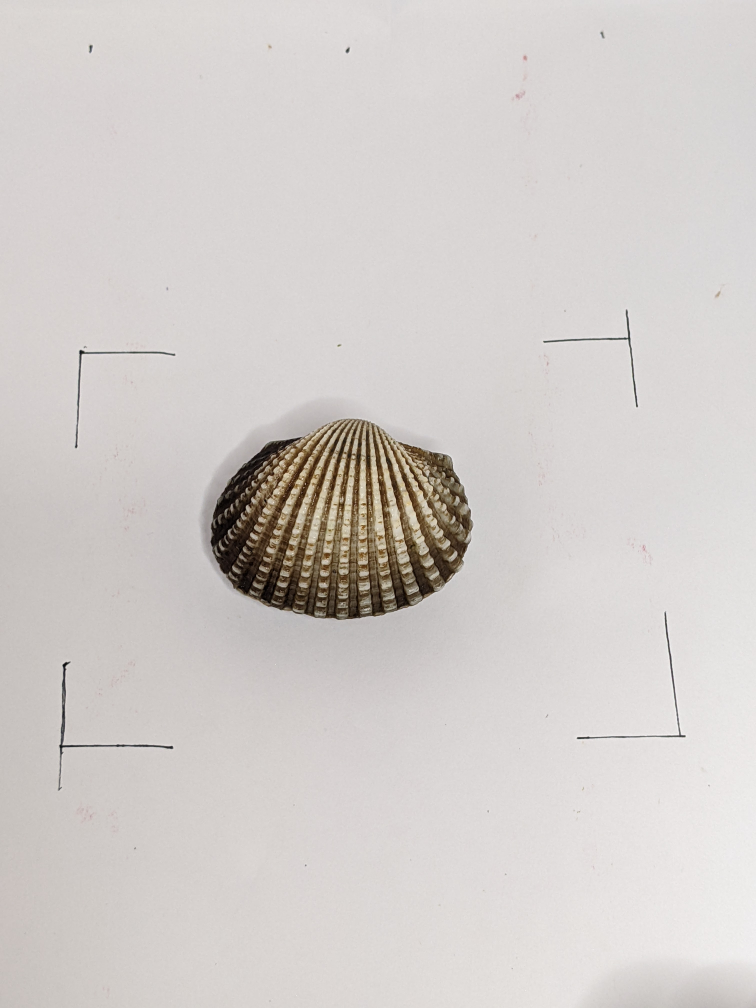
#> input picture Dataset/Male-Litob/110004.jpg, 3024 x 4032 px, found by its file name (shown at 1/4 size); its folder holds 4 pictures in this run
$ jupyter execute --allow-errors image_preprocessing.ipynb   (shell and % lines are left out)
#> lines starting #> are read from the running program, lines starting #| are printed output that depends on the picture
<a href="https://colab.research.google.com/github/Geez-l/litoX/blob/main/SP_DL/image_preprocessing.ipynb" target="_parent"></a>

#**Morphometric and Morphological Sex Identification of *Tegillarca granosa (T. granosa)* Blood Cockles**

## Mount Google Drive

[cell 1]
from google.colab import drive
#> (the rest of this cell did not finish here and is left out)

## Import Folders

[cell 2]
import os

male_litob = "/content/drive/My Drive/SP 2024/Male-Litob"
female_litob = "/content/drive/My Drive/SP 2024/Female-Litob"

## Read Images

[cell 3]
# MALE
import matplotlib.pyplot as plt
import matplotlib.image as mpimg

# Get a list of image files in the male_litob folder
image_files = [f for f in os.listdir(male_litob) if os.path.isfile(os.path.join(male_litob, f)) and f.lower().endswith(('.png', '.jpg', '.jpeg', '.gif', '.bmp'))]

# Display the first 5 images
num_images_to_show = min(5, len(image_files))

plt.figure(figsize=(15, 5))
for i in range(num_images_to_show):
  img_path = os.path.join(male_litob, image_files[i])
  img = mpimg.imread(img_path)
#> img is the input picture: shape (4032, 3024, 3); mean R, G, B 210, 205.1, 202.5
  plt.subplot(1, num_images_to_show, i + 1)
  plt.imshow(img)
  plt.title(image_files[i])
  plt.axis('off')

plt.show()
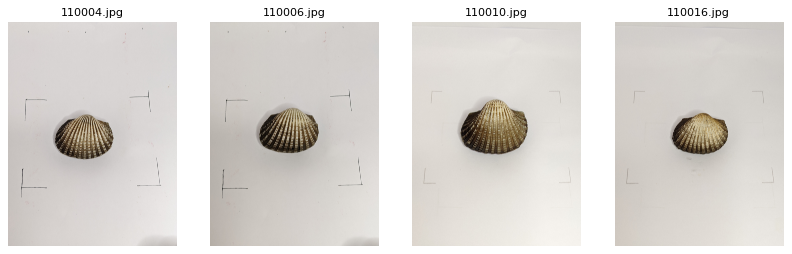
#> figure drawn by matplotlib, 4 panels

#> (a cell that did not finish here is left out)

[cell 5]
# MALE
import cv2
import os

input_male = "/content/drive/My Drive/SP 2024/Male-Litob"
output_male = "/content/drive/My Drive/SP 2024/Male-Dimensions"

os.makedirs(output_male, exist_ok=True)

def resize_with_aspect_ratio(image, target_width, target_height):
    """Resizes an image to fit within the target dimensions without distortion."""
    h, w = image.shape[:2]
    aspect_ratio = w / h

    # Determine the new size while preserving aspect ratio
    if w > h:
        new_width = target_width
        new_height = int(new_width / aspect_ratio)
    else:
        new_height = target_height
        new_width = int(new_height * aspect_ratio)

    # Resize the image
    resized_image = cv2.resize(image, (new_width, new_height), interpolation=cv2.INTER_AREA)
    return resized_image

# Get all image filenames in the input directory
image_files = [f for f in os.listdir(input_male) if f.lower().endswith(('.png', '.jpg', '.jpeg'))]

if not image_files:
    print("No images found in the input directory.")
else:
    # Read the first image to determine target dimensions
    first_image_path = os.path.join(input_male, image_files[0])
    first_image = cv2.imread(first_image_path)

    if first_image is None:
        print(f"Error loading the first image: {first_image_path}")
    else:
        # Get target dimensions from the first image
        target_h, target_w = first_image.shape[:2]
#> target_h = 4032; target_w = 3024

        for img_name in image_files:
            img_path = os.path.join(input_male, img_name)
            output_path = os.path.join(output_male, img_name)

            # Read the image
            image = cv2.imread(img_path)
            if image is None:
                print(f"Skipping invalid image: {img_path}")
                continue

            # Resize while maintaining aspect ratio
            resized_image = resize_with_aspect_ratio(image, target_w, target_h)

            # Save the resized image
            cv2.imwrite(output_path, resized_image)

        print(f"Processing complete. Resized images saved to: {output_male}")

[cell 6]
# FEMALE
import cv2
import os

input_female = "/content/drive/My Drive/SP 2024/Female-Litob"
output_female = "/content/drive/My Drive/SP 2024/Female-Dimensions"

os.makedirs(output_female, exist_ok=True)

# [16 lines left out: function resize_with_aspect_ratio, not called in this run]

# Get all image filenames in the input directory
#> (the rest of this cell did not finish here and is left out)

## Removing Background

[cell 7]
# MALE
import os
import cv2
import numpy as np
import matplotlib.pyplot as plt
from rembg import remove

sample_path = "/content/drive/My Drive/SP 2024/Male-Litob"
out_path = "/content/drive/My Drive/SP 2024/sample/processed"

os.makedirs(out_path, exist_ok=True)

# Process all images in the folder
#> (the rest of this cell did not finish here and is left out)

[cell 8]
# FEMALE
import os
import cv2
import numpy as np
import matplotlib.pyplot as plt
from rembg import remove

sample_path = "/content/drive/My Drive/SP 2024/Female-Litob"
out_path = "/content/drive/My Drive/SP 2024/sample/processed-female"

os.makedirs(out_path, exist_ok=True)

# Process all images in the folder
#> (the rest of this cell did not finish here and is left out)

## Same Dimensions

[cell 9]
# MALE
import cv2
import os

input_male = "/content/drive/My Drive/SP 2024/sample/processed"
output_male = "/content/drive/My Drive/SP 2024/sample/Male-Dimensions"

os.makedirs(output_male, exist_ok=True)

# [16 lines left out: function resize_with_aspect_ratio, not called in this run]

# Get all image filenames in the input directory
#> (the rest of this cell did not finish here and is left out)

[cell 10]
# FEMALE
import cv2
import os

input_female = "/content/drive/My Drive/SP 2024/sample/processed-female"
output_female = "/content/drive/My Drive/SP 2024/sample/Female-Dimensions"

os.makedirs(output_female, exist_ok=True)

# Get all image filenames in the input directory
#> (the rest of this cell did not finish here and is left out)

## Same Dimensions with 256x256 pixels

[cell 11]
# MALE
import cv2
import os
import numpy as np

input_male = "/content/drive/My Drive/SP 2024/sample/Male-Dimensions"
output_male = "/content/drive/My Drive/SP 2024/sample/Male-Dimensions-256"

os.makedirs(output_male, exist_ok=True)

# [31 lines left out: function resize_and_pad, not called in this run]

# Get all image filenames in the input directory
#> (the rest of this cell did not finish here and is left out)

[cell 12]
# FEMALE
import cv2
import os
import numpy as np

input_female = "/content/drive/My Drive/SP 2024/sample/Female-Dimensions"
output_female = "/content/drive/My Drive/SP 2024/sample/Female-Dimensions-256"

os.makedirs(output_female, exist_ok=True)

# [31 lines left out: function resize_and_pad, not called in this run]

# Get all image filenames in the input directory
#> (the rest of this cell did not finish here and is left out)

### Removing Shadows

[cell 13]
import os
import cv2 as cv
import numpy as np

def process_images(input_folder, output_folder):

    # Ensure output directory exists
    os.makedirs(output_folder, exist_ok=True)

    # Adjusted HSV Threshold values
    low_H, low_S, low_V = 0, 30, 10
    high_H, high_S, high_V = 255, 255, 255

    # Process each image in the input folder
    for filename in os.listdir(input_folder):
        if filename.lower().endswith(('.png', '.jpg', '.jpeg')):
            input_path = os.path.join(input_folder, filename)
            output_path = os.path.join(output_folder, filename)

            # Read image
            frame = cv.imread(input_path)
            if frame is None:
                print(f"Error reading {filename}")
                continue

            # Convert to HSV and apply threshold
            frame_HSV = cv.cvtColor(frame, cv.COLOR_BGR2HSV)
            frame_threshold = cv.inRange(frame_HSV, (low_H, low_S, low_V), (high_H, high_S, high_V))

            # Filling holes
            im_floodfill = frame_threshold.copy()
            h, w = frame_threshold.shape[:2]
            mask = np.zeros((h+2, w+2), np.uint8)
            cv.floodFill(im_floodfill, mask, (0, 0), 255)
            im_floodfill_inv = cv.bitwise_not(im_floodfill)
            mask = frame_threshold | im_floodfill_inv

            # Apply morphological operations
            kernel = np.ones((3, 3), np.uint8)
            mask = cv.morphologyEx(mask, cv.MORPH_OPEN, kernel, iterations=2)
            mask = cv.morphologyEx(mask, cv.MORPH_CLOSE, kernel, iterations=4)

            # Find contours
            contours, _ = cv.findContours(mask, cv.RETR_EXTERNAL, cv.CHAIN_APPROX_SIMPLE)

            if contours:
                # Merge contours using convex hull
                hull = cv.convexHull(np.vstack(contours))

                # Create a mask for the shell
                shell_mask = np.zeros_like(frame)
                cv.drawContours(shell_mask, [hull], -1, (255, 255, 255), -1)

                # Create a white background
                white_background = np.ones_like(frame) * 255

                # Combine the shell with the white background
                result = np.where(shell_mask == 255, frame, white_background)
            else:
                result = frame  # If no contour is found, return the original image

            # Save the processed image
            cv.imwrite(output_path, result)
            print(f"Processed and saved: {output_path}")

    print(f"Processing complete for {input_folder}")

male_input_folder = "/content/drive/My Drive/SP 2024/sample/Male-Dimensions-256"
male_output_folder = "/content/drive/My Drive/SP 2024/sample/Male-Removed-Shadows"
female_input_folder = "/content/drive/My Drive/SP 2024/sample/Female-Dimensions-256"
female_output_folder = "/content/drive/My Drive/SP 2024/sample/Female-Removed-Shadows"

# Process male images
#> (the rest of this cell did not finish here and is left out)

### Dorsal View 256

[cell 14]
import cv2
import os

male_litob = "/content/drive/My Drive/SP 2024/sample/Male-Removed-Shadows"
female_litob = "/content/drive/My Drive/SP 2024/sample/Female-Removed-Shadows"
output_dir_male = "/content/drive/My Drive/SP 2024/Angles/Colored/Dorsal_View/Male"
output_dir_female = "/content/drive/My Drive/SP 2024/Angles/Colored/Dorsal_View/Female"

# Create the output directories if they don't exist
os.makedirs(output_dir_male, exist_ok=True)
os.makedirs(output_dir_female, exist_ok=True)

def process_images(directory, prefix, output_dir):
    """Processes images while keeping their original color."""
    for filename in os.listdir(directory):
        if filename.startswith(prefix) and filename.lower().endswith(('.png', '.jpg', '.jpeg')):
            img_path = os.path.join(directory, filename)
            try:
                # Read the image in color mode (default)
                img = cv2.imread(img_path, cv2.IMREAD_COLOR)

                # If image is not successfully read, skip the file
                if img is None:
                    print(f"Error reading image: {img_path}")
                    continue

                # Construct output path
                output_path = os.path.join(output_dir, filename)

                # Save the image (keeping color)
                cv2.imwrite(output_path, img)
                #print(f"Processed and saved: {filename}")
            except Exception as e:
                print(f"Error processing {filename}: {e}")

# Process male images
#> (the rest of this cell did not finish here and is left out)


# Process female images
process_images(female_litob, "01", output_dir_female)

### Ventral View 256

[cell 15]
import os
import cv2

male_litob = "/content/drive/My Drive/SP 2024/sample/Male-Removed-Shadows"
female_litob = "/content/drive/My Drive/SP 2024/sample/Female-Removed-Shadows"
output_dir_male = "/content/drive/My Drive/SP 2024/Angles/Colored/Ventral_View_Grayscale/Male"
output_dir_female = "/content/drive/My Drive/SP 2024/Angles/Colored/Ventral_View_Grayscale/Female"

# Create the output directory if it doesn't exist
os.makedirs(output_dir_male, exist_ok=True)
os.makedirs(output_dir_female, exist_ok=True)

def process_images(directory, prefix, output_dir):
       for filename in os.listdir(directory):
           if filename.startswith(prefix) and filename.lower().endswith(('.png', '.jpg', '.jpeg')):
               img_path = os.path.join(directory, filename)
               try:
                   # Read the image using OpenCV
                   img = cv2.imread(img_path, cv2.IMREAD_COLOR)

                   # If image is not successfully read, skip the file.
                   if img is None:
                       print(f"Error reading image: {img_path}")
                       continue

                   # Construct output path using the provided output_dir
                   output_path = os.path.join(output_dir, filename)

                   # Save the grayscale image
                   cv2.imwrite(output_path, img)
                   print(f"Processed and saved: {filename}")
               except Exception as e:
                   print(f"Error processing {filename}: {e}")

# Process male images
#> (the rest of this cell did not finish here and is left out)


# Process female images
process_images(female_litob, "02", output_dir_female)

### Anterior View 256

[cell 16]
import os
import cv2

male_litob = "/content/drive/My Drive/SP 2024/sample/Male-Removed-Shadows"
female_litob = "/content/drive/My Drive/SP 2024/sample/Female-Removed-Shadows"
output_dir_male = "/content/drive/My Drive/SP 2024/Angles/Colored/Anterior_View_Colored/Male"
output_dir_female = "/content/drive/My Drive/SP 2024/Angles/Colored/Anterior_View_Colored/Female"

# Create the output directory if it doesn't exist
os.makedirs(output_dir_male, exist_ok=True)
os.makedirs(output_dir_female, exist_ok=True)

def process_images(directory, prefix, output_dir):
       for filename in os.listdir(directory):
           if filename.startswith(prefix) and filename.lower().endswith(('.png', '.jpg', '.jpeg')):
               img_path = os.path.join(directory, filename)
               try:
                   # Read the image using OpenCV
                   img = cv2.imread(img_path, cv2.IMREAD_COLOR)

                   # If image is not successfully read, skip the file.
                   if img is None:
                       print(f"Error reading image: {img_path}")
                       continue

                   # Construct output path using the provided output_dir
                   output_path = os.path.join(output_dir, filename)

                   # Save the grayscale image
                   cv2.imwrite(output_path, img)
                   print(f"Processed and saved: {filename}")
               except Exception as e:
                   print(f"Error processing {filename}: {e}")

# Process male images
#> (the rest of this cell did not finish here and is left out)
